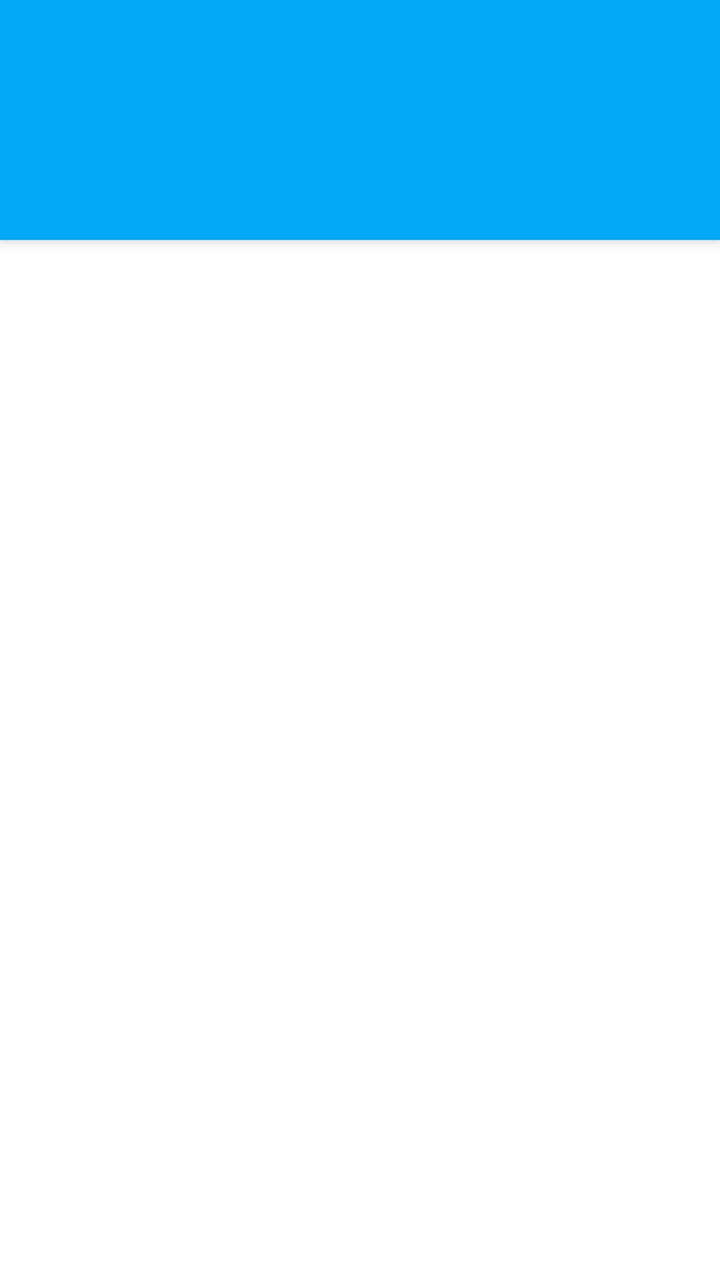
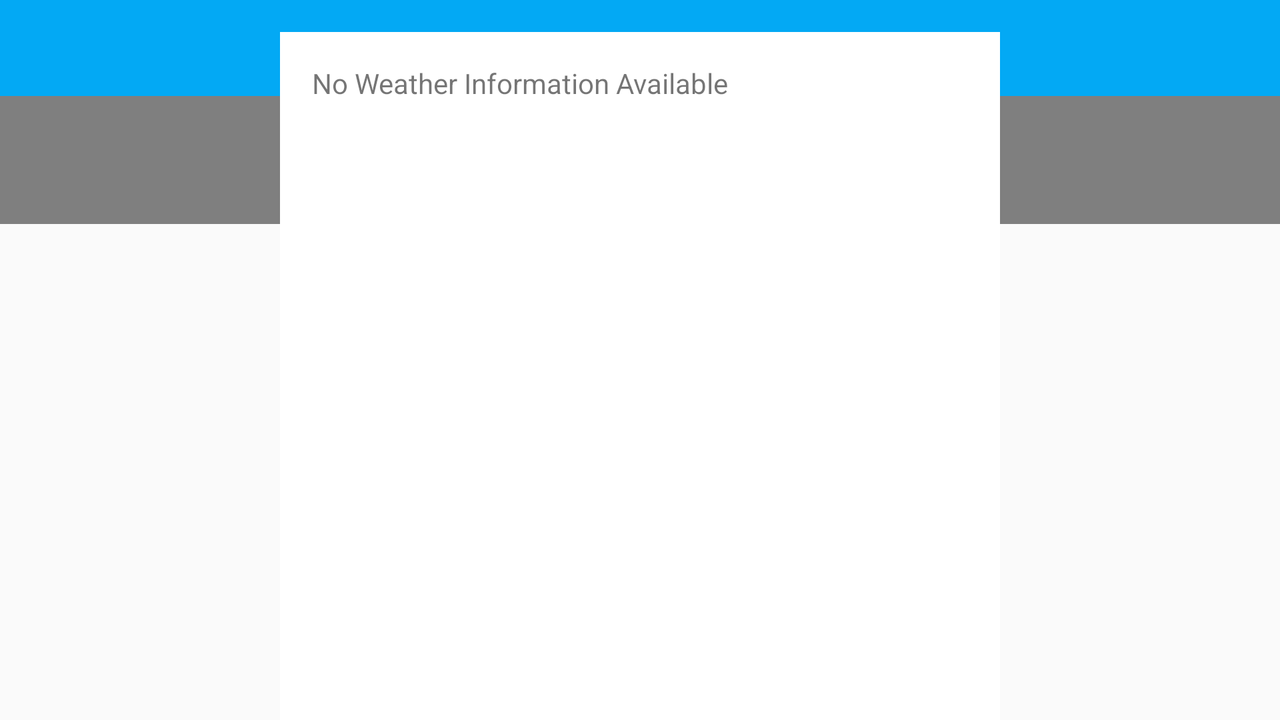

First picture: res/layout/ on a phone held upright. Second picture: the repository's own variant of that layout, on a device whose configuration matches the variant's folder. Source for both follows.
<!-- AndroidManifest.xml: activity theme ForecastTheme -->
<!-- res/layout/fragment_main.xml -->
<android.support.design.widget.CoordinatorLayout
    android:id="@+id/col"
    android:layout_height="match_parent"
    android:layout_width="match_parent"
    xmlns:app="http://schemas.android.com/apk/res-auto"
    xmlns:android="http://schemas.android.com/apk/res/android">

    <android.support.design.widget.AppBarLayout
        android:id="@+id/appbar"
        android:layout_width="match_parent"
        android:layout_height="wrap_content"
        android:background="?attr/colorPrimary"
        android:orientation="vertical"
        android:elevation="@dimen/appbar_elevation"
        android:theme="@style/ThemeOverlay.AppCompat.Dark.ActionBar">
        <android.support.v7.widget.Toolbar
            android:id="@+id/toolbar"
            android:layout_height="wrap_content"
            android:layout_width="match_parent"
            android:elevation="0dp"
            app:theme="@style/ThemeOverlay.AppCompat.Dark.ActionBar"
            app:layout_scrollFlags="scroll|enterAlways"/>
        <ImageView
            android:layout_width="match_parent"
            android:layout_height="?attr/listPreferredItemHeight"
            android:layout_gravity="center"
            android:scaleType="center"
            android:src="@drawable/ic_logo"
            android:contentDescription="@string/app_name"/>
    </android.support.design.widget.AppBarLayout>

    <android.support.v7.widget.RecyclerView
        android:layout_width="match_parent"
        android:layout_height="match_parent"
        android:id="@+id/recyclerview_forecast"
        android:divider="@null"
        android:focusable="true"
        android:background="@color/white"
        app:layout_behavior="@string/appbar_scrolling_view_behavior"
        app:layout_anchorGravity="fill"/>

    <TextView
        android:layout_width="match_parent"
        android:layout_height="match_parent"
        android:id="@+id/textview_empty"
        android:text="@string/empty"
        android:paddingEnd="@dimen/activity_horizontal_margin"
        android:paddingStart="@dimen/activity_horizontal_margin"
        android:paddingTop="@dimen/activity_vertical_margin"
        android:paddingBottom="@dimen/activity_vertical_margin"
        app:layout_anchor="@id/recyclerview_forecast"
        app:layout_anchorGravity="fill"/>
</android.support.design.widget.CoordinatorLayout>
<!-- resources referenced by this layout -->
<resources>
  <color name="white">#ffffff</color>
  <dimen name="activity_horizontal_margin">16dp</dimen>
  <dimen name="activity_vertical_margin">16dp</dimen>
  <dimen name="appbar_elevation">5dp</dimen>
  <string name="app_name">Sunshine</string>
  <string name="empty">No Weather Information Available</string>
  <style name="ForecastTheme" parent="AppTheme">
          <item name="actionBarStyle">@style/ActionBar.Solid.Sunshine.NoTitle</item>
      </style>
  <!-- from res/values-v21/ -->
  <style name="AppTheme" parent="Theme.AppCompat.Light.NoActionBar">
          <item name="colorPrimary">@color/primary</item>
          <item name="colorPrimaryDark">@color/primary_dark</item>
          <item name="colorAccent">@color/accent</item>
      </style>
  <style name="ActionBar.Solid.Sunshine.NoTitle" parent="@style/Widget.AppCompat.Light.ActionBar.Solid.Inverse">
          <item name="displayOptions">useLogo|showHome</item>
          <item name="logo">@drawable/ic_logo</item>
      </style>
  <color name="primary">#03a9f4</color>
  <color name="primary_dark">#0288d1</color>
  <color name="accent">#ffd740</color>
</resources>
<!-- res/layout-land/fragment_main.xml (the author's variant of the layout above) -->
<!-- drawn on the phone turned sideways -->
<RelativeLayout
    xmlns:android="http://schemas.android.com/apk/res/android"
    xmlns:app="http://schemas.android.com/apk/res-auto"
    android:layout_width="match_parent"
    android:layout_height="match_parent">
    <LinearLayout
        android:id="@+id/appbar"
        android:layout_width="match_parent"
        android:layout_height="wrap_content"
        android:layout_alignParentTop="true"
        android:background="?attr/colorPrimary"
        android:orientation="vertical">
        <android.support.v7.widget.Toolbar
            android:id="@+id/toolbar"
            android:layout_height="?attr/actionBarSize"
            android:layout_width="match_parent"
            app:theme="@style/ThemeOverlay.AppCompat.Dark.ActionBar"
            app:popupTheme="@style/ThemeOverlay.AppCompat.Light"/>
        <android.support.v4.widget.Space
            android:layout_width="match_parent"
            android:layout_height="?attr/listPreferredItemHeight"/>
    </LinearLayout>

    <include layout="@layout/fragment_main_base"
        android:layout_below="@+id/appbar"
        android:layout_height="match_parent"
        android:layout_width="@dimen/landscape_forecast_view_width"
        android:layout_marginTop="@dimen/activity_vertical_margin"
        android:layout_centerHorizontal="true"
        android:layout_alignTop="@id/appbar"/>
</RelativeLayout>
<!-- res/layout/fragment_main_base.xml (included above) -->
<?xml version="1.0" encoding="utf-8"?>
<FrameLayout xmlns:android="http://schemas.android.com/apk/res/android"
    xmlns:tools="http://schemas.android.com/tools" android:layout_width="match_parent"
    android:layout_height="match_parent"
    android:elevation="5dp"
    tools:context=".MainActivityFragment">

    <android.support.v7.widget.RecyclerView
        android:layout_width="match_parent"
        android:layout_height="match_parent"
        android:id="@+id/recyclerview_forecast"
        android:divider="@null"
        android:focusable="true"
        android:background="@color/white"/>

    <TextView
        android:layout_width="wrap_content"
        android:layout_height="wrap_content"
        android:id="@+id/textview_empty"
        android:text="@string/empty"
        android:paddingEnd="@dimen/activity_horizontal_margin"
        android:paddingStart="@dimen/activity_horizontal_margin"
        android:paddingTop="@dimen/activity_vertical_margin"
        android:paddingBottom="@dimen/activity_vertical_margin"/>
</FrameLayout>
<!-- resources referenced by the variant -->
<!-- as the phone turned sideways resolves them -->
<resources>
  <color name="white">#ffffff</color>
  <dimen name="activity_horizontal_margin">16dp</dimen>
  <dimen name="activity_vertical_margin">16dp</dimen>
  <dimen name="landscape_forecast_view_width">360dp</dimen>
  <string name="empty">No Weather Information Available</string>
  <style name="ForecastTheme" parent="AppTheme">
          <item name="actionBarStyle">@style/ActionBar.Solid.Sunshine.NoTitle</item>
      </style>
  <!-- from res/values-v21/ -->
  <style name="AppTheme" parent="Theme.AppCompat.Light.NoActionBar">
          <item name="colorPrimary">@color/primary</item>
          <item name="colorPrimaryDark">@color/primary_dark</item>
          <item name="colorAccent">@color/accent</item>
      </style>
  <style name="ActionBar.Solid.Sunshine.NoTitle" parent="@style/Widget.AppCompat.Light.ActionBar.Solid.Inverse">
          <item name="displayOptions">useLogo|showHome</item>
          <item name="logo">@drawable/ic_logo</item>
      </style>
  <color name="primary">#03a9f4</color>
  <color name="primary_dark">#0288d1</color>
  <color name="accent">#ffd740</color>
</resources>
